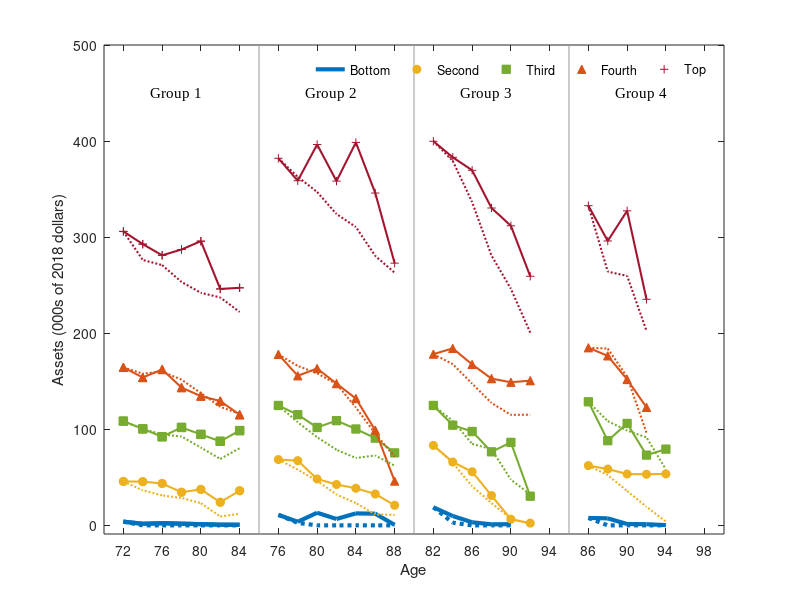

Recreate this plot in MATLAB. (Note: this script raises an error after producing the figure.)
clear all

%  clc

waves=9;
groups=4;
wealth_q=3
clusters=4
f_t=2;
PI_l=5;
PI_l2=10;
FS=11;
ylim_pi=500
ylim_ic=600
cd('C:\Users\jbueren\Google Drive\JMP\Code\Structural Model\new_model\new_model\new_model');

% Data moments
fileID = fopen('data_moments1.txt');
data_moments=textscan(fileID,'%f');
fclose(fileID);
data_moments=data_moments{1};
data_moments=standardizeMissing(data_moments,-9);
data_moments(data_moments<0)=0;
data_NW_PI=data_moments(1:waves*groups*PI_l);
data_NW_PI=reshape(data_NW_PI,PI_l,waves,groups);

% Model moments
fileID = fopen('model_moments.txt');
model_moments=textscan(fileID,'%f');
fclose(fileID);
model_moments=model_moments{1};
model_moments(isnan(data_moments)) = -9;
model_moments=standardizeMissing(model_moments,-9);
model_moments(model_moments<0) = 0;
model_NW_PI=model_moments(1:waves*groups*PI_l);
model_NW_PI=reshape(model_NW_PI,PI_l,waves,groups);

data_beq_ic=data_moments(waves*groups*PI_l+1:waves*groups*PI_l+f_t*PI_l);
data_beq_ic=reshape(data_beq_ic,PI_l,f_t);
model_beq_ic=model_moments(waves*groups*PI_l+1:waves*groups*PI_l+f_t*PI_l);
model_beq_ic=reshape(model_beq_ic,PI_l,f_t);

data_NW_IC=data_moments(waves*groups*PI_l+f_t*PI_l+1:waves*groups*PI_l+f_t*PI_l+f_t*waves*groups);
data_NW_IC=reshape(data_NW_IC,f_t,waves,groups);
model_NW_IC=model_moments(waves*groups*PI_l+f_t*PI_l+1:waves*groups*PI_l+f_t*PI_l+f_t*waves*groups);
model_NW_IC=reshape(model_NW_IC,f_t,waves,groups);

data_hr_PI=data_moments(waves*groups*PI_l+f_t*PI_l+f_t*waves*groups+1:waves*groups*PI_l+f_t*PI_l+f_t*waves*groups+groups*PI_l);
data_hr_PI=reshape(data_hr_PI,PI_l,groups)
model_hr_PI=model_moments(waves*groups*PI_l+f_t*PI_l+f_t*waves*groups+1:waves*groups*PI_l+f_t*PI_l+f_t*waves*groups+groups*PI_l);
model_hr_PI=reshape(model_hr_PI,PI_l,groups)

data_hr_IC=data_moments(waves*groups*PI_l+f_t*PI_l+f_t*waves*groups+groups*PI_l+1:waves*groups*PI_l+f_t*PI_l+f_t*waves*groups+groups*PI_l+groups*f_t);
data_hr_IC=reshape(data_hr_IC,f_t,groups)
model_hr_IC=model_moments(waves*groups*PI_l+f_t*PI_l+f_t*waves*groups+groups*PI_l+1:waves*groups*PI_l+f_t*PI_l+f_t*waves*groups+groups*PI_l+groups*f_t);
model_hr_IC=reshape(model_hr_IC,f_t,groups)

data_md_IC=data_moments(waves*groups*PI_l+f_t*PI_l+f_t*waves*groups+groups*PI_l+groups*f_t+1:waves*groups*PI_l+f_t*PI_l+f_t*waves*groups+groups*PI_l+groups*f_t+clusters*f_t);
data_md_IC=reshape(data_md_IC,f_t,groups)
model_md_IC=model_moments(waves*groups*PI_l+f_t*PI_l+f_t*waves*groups+groups*PI_l+groups*f_t+1:waves*groups*PI_l+f_t*PI_l+f_t*waves*groups+groups*PI_l+groups*f_t+clusters*f_t);
model_md_IC=reshape(model_md_IC,f_t,groups)

%Untargeted moments
fileID = fopen('data_moments_ut.txt');
data_moments_ut=textscan(fileID,'%f');
fclose(fileID);
data_moments_ut=data_moments_ut{1};
data_moments_ut=standardizeMissing(data_moments_ut,-9);
data_moments_ut(data_moments_ut<0) = 0;
data_moments_ut=reshape(data_moments_ut,f_t,waves,groups)

fileID = fopen('moments_NW_IC1.txt');
model_moments_ut=textscan(fileID,'%f');
fclose(fileID);
model_moments_ut=model_moments_ut{1};
model_moments_ut(isnan(data_moments_ut)) = -9
model_moments_ut=standardizeMissing(model_moments_ut,-9);
model_moments_ut(model_moments_ut<0) = 0;
model_moments_ut=reshape(model_moments_ut,f_t,waves,groups)

fileID = fopen('data_moments_h_ut.txt');
data_moments_ut2=textscan(fileID,'%f');
fclose(fileID);
data_moments_ut2=data_moments_ut2{1};
data_moments_ut2=standardizeMissing(data_moments_ut2,-9);
data_moments_ut2(data_moments_ut2<0) = 0;
data_moments_ut2=reshape(data_moments_ut2,2,f_t,9)

fileID = fopen('model_moments_h_ut.txt');
model_moments_ut2=textscan(fileID,'%f');
fclose(fileID);
model_moments_ut2=model_moments_ut2{1};
model_moments_ut2=standardizeMissing(model_moments_ut2,-9);
model_moments_ut2(model_moments_ut2<0) = 0;
model_moments_ut2=reshape(model_moments_ut2,2,f_t,9)



colors = {[0   0.4470    0.7410]  [0.9290    0.6940    0.1250] [0.4660    0.6740    0.1880] [0.8500    0.3250    0.0980] [0.6350, 0.0780, 0.1840]};
pattern = {'none' 'o' 's' '^' '+'};
width={3 1.5 1.5 1.5 1.5};
waves2=7

% Graph by PI

final_f=figure(1)
set(1,'position',[150 100 700    250])
for m=1:2
for c=1:groups
for p=1:PI_l
    if m==1
        if p>1
            scatter(1+(waves2+1)*(c-1):waves2+(waves2+1)*(c-1),data_NW_PI(p,1:1:waves2,c),pattern{p},'MarkerEdgeColor',colors{p},'MarkerFaceColor',colors{p})
        end
        plot(1+(waves2+1)*(c-1):waves2+(waves2+1)*(c-1),data_NW_PI(p,1:1:waves2,c),'Color',colors{p},'LineWidth',width{p})        
    else
        plot(1+(waves2+1)*(c-1):waves2+(waves2+1)*(c-1),model_NW_PI(p,1:1:waves2,c),':','Color',colors{p},'LineWidth',width{p})
    end
     hold on  
end
end
end
c=1;
p=1;
p1=plot(1+waves2*(c-1):waves2+(waves2)*(c-1),data_NW_PI(p,1:1:waves2,c),'Color',colors{p},'LineWidth',width{p});
p=2;
p2=scatter(1+waves2*(c-1):waves2+(waves2)*(c-1),data_NW_PI(p,1:1:waves2,c),pattern{p},'MarkerEdgeColor',colors{p},'MarkerFaceColor',colors{p});
p=3;
p3=scatter(1+waves2*(c-1):waves2+(waves2)*(c-1),data_NW_PI(p,1:1:waves2,c),pattern{p},'MarkerEdgeColor',colors{p},'MarkerFaceColor',colors{p});
p=4;
p4=scatter(1+waves2*(c-1):waves2+(waves2)*(c-1),data_NW_PI(p,1:1:waves2,c),pattern{p},'MarkerEdgeColor',colors{p},'MarkerFaceColor',colors{p});
p=5;
p5=scatter(1+waves2*(c-1):waves2+(waves2)*(c-1),data_NW_PI(p,1:1:waves2,c),pattern{p},'MarkerEdgeColor',colors{p},'MarkerFaceColor',colors{p});

set(gcf,'color','w')
xlabel('Age','FontSize',FS)
ylabel('Assets (000s of 2018 dollars)','FontSize',FS)
ylim([-9,ylim_pi])
xticks([1:2:32])
xticklabels({'72','76','80','84',...
             '76','80','84','88',...
             '82','86','90','94',...
             '86','90','94','98'})
xlim([0 32])
alpha=0.6;
line([8 8], [-9 ylim_pi], 'Color', [alpha alpha alpha]);
line([16 16], [-9 ylim_pi], 'Color', [alpha alpha alpha]);
line([24 24], [-9 ylim_pi], 'Color', [alpha alpha alpha]);
text(2.4,ylim_pi-50,'Group 1','FontName','Times New Roman','Fontsize',FS)
text(10.4,ylim_pi-50,'Group 2','FontName','Times New Roman','Fontsize',FS)
text(18.4,ylim_pi-50,'Group 3','FontName','Times New Roman','Fontsize',FS)
text(26.4,ylim_pi-50,'Group 4','FontName','Times New Roman','Fontsize',FS)
I1=legend([p1 p2 p3 p4 p5],'Bottom','Second','Third','Fourth','Top','orientation','horizontal');
legend('boxoff')
I1.FontSize=FS;
newPosition = [0.4 0.87 0.2 0.2];
newUnits = 'normalized';
set(I1,'Position', newPosition,'Units', newUnits);
hold off
set(gca,'FontName','Times New Roman','Fontsize',FS);
print(gcf,'-depsc', 'C:\Users\jbueren\Google Drive\JMP\Draft\figures\model_fit1.eps')


figure(2)
set(2,'position',[150 100 700    250])
for f_l=1:2
subplot(1,2,f_l)
j=1
for m=1:2
for p=1:2
    if m==1
        if p>1
            scatter(1:7,data_moments_ut2(p,f_l,1:7),pattern{p},'MarkerEdgeColor',colors{p},'MarkerFaceColor',colors{p})
        end
        plot(squeeze(data_moments_ut2(p,f_l,1:7)),'Color',colors{p},'LineWidth',width{p})        
    else
        plot(squeeze(model_moments_ut2(p,f_l,1:7)),':','Color',colors{p},'LineWidth',width{p})
    end
     hold on  
end
end
p=1
p1=plot(squeeze(data_moments_ut2(p,f_l,1:7)),'Color',colors{p},'LineWidth',width{p});
p=2;
p2=scatter(1:7,data_moments_ut2(p,f_l,1:7),pattern{p},'MarkerEdgeColor',colors{p},'MarkerFaceColor',colors{p});
set(gcf,'color','w')
xlabel('Interview','FontSize',FS)
ylabel('Assets (000s of 2018 dollars)','FontSize',FS)
ylim([-9,180])
xticks([1:1:7])
xlim([0 8])
set(gca,'FontName','Times New Roman','Fontsize',FS);
end
I1=legend([p1 p2],'Healthy','In LTC need','location','NorthEast');
legend('boxoff')
I1.FontSize = FS
% I1.FontSize=FS;
% newPosition = [0.41 0.87 0.2 0.2];
% newUnits = 'normalized';
% set(I1,'Position', newPosition,'Units', newUnits);
hold off
for f_l=1:2
    if f_l==1
        subplot(1,2,1)
        title('Distant Family')
    else
        subplot(1,2,2)
        title('Close Family')
    end
end
set(gca,'FontName','Times New Roman','Fontsize',FS);

print(gcf,'-depsc', 'C:\Users\jbueren\Google Drive\JMP\Draft\figures\model_fit3.eps')



figure(3)
set(3,'position',[450    400    700    500])
clrs = [0 0 0; 0.9 0.9 0.9 ];
for m=1:2
    subplot(2,2,m)
    if m==1
        hB=bar(data_beq_ic*100)
    else
        hB=bar(model_beq_ic*100)
    end
set(hB,{'FaceColor'},{clrs(1,:),clrs(2,:)}.')

    I=legend('Distant','Close','Location','NorthWest')
    legend('boxoff')
    I.FontSize=FS
%     newPosition = [0.5 0.925 0.08 0.08];
%     newUnits = 'normalized';
%     set(I,'Position', newPosition,'Units', newUnits);
if m==1
    title('Data')
else
    title('Model')
end
set(gca,'FontName','Times New Roman','Fontsize',FS);
set(gcf,'color','w')
ylim([0 100])
xticks([1 2 3 4 5])
xticklabels({'Bottom','2nd','3rd','4th','Top'})
ylabel('Pr. of leaving any bequest (%)','FontSize',FS)
xlabel('Permanent Income Quintile','FontSize',FS)
end
for m=1:2
    subplot(2,2,m+2)
    if m==1
        hB=bar((data_md_IC*100)')
    else
        hB=bar((model_md_IC*100)')
    end
set(hB,{'FaceColor'},{clrs(1,:),clrs(2,:)}.')

    I=legend('Distant','Close','Location','NorthWest')
    legend('boxoff')
    I.FontSize=FS
%     newPosition = [0.5 0.925 0.08 0.08];
%     newUnits = 'normalized';
%     set(I,'Position', newPosition,'Units', newUnits);
if m==1
    title('Data')
else
    title('Model')
end
set(gca,'FontName','Times New Roman','Fontsize',FS);
set(gcf,'color','w')
ylim([0 80])
xticks([1 2 3 4])
xticklabels({'Healthy','Physical','Mental','Impaired'})
ylabel('Fraction in Medicaid (%)','FontSize',FS)
xlabel('LTC need','FontSize',FS)
end
print(gcf,'-depsc', 'C:\Users\jbueren\Google Drive\JMP\Draft\figures\model_fit2.eps')

%Table hours matched by PI
          [data_hr_PI([1 3 5],2)';model_hr_PI([1 3 5],2)'; ...
           data_hr_PI([1 3 5],3)';model_hr_PI([1 3 5],3)'; ...
           data_hr_PI([1 3 5],4)';model_hr_PI([1 3 5],4)']
%Table hours matched by PI       
        [data_hr_IC(:,2)';model_hr_IC(:,2)'; ...
           data_hr_IC(:,3)';model_hr_IC(:,3)'; ...
           data_hr_IC(:,4)';model_hr_IC(:,4)']



%% Identification
clear all

waves=9;
groups=4;
wealth_q=3
clusters=4
f_t=2;
PI_l=5;
PI_l2=10;
FS=11;
ylim_pi=500
ylim_ic=600
cd('C:\Users\jbueren\Google Drive\JMP\Code\Structural Model\new_model\new_model\new_model');

% Model moments
fileID = fopen('model_moments.txt');
model_moments=textscan(fileID,'%f');
fclose(fileID);
model_moments=model_moments{1};
model_moments=standardizeMissing(model_moments,-9);
model_moments(model_moments<0) = 0;
model_beq_ic=model_moments(waves*groups*PI_l+1:waves*groups*PI_l+f_t*PI_l);
model_beq_ic=reshape(model_beq_ic,PI_l,f_t);
model_hr_IC=model_moments(waves*groups*PI_l+f_t*PI_l+f_t*waves*groups+groups*PI_l+1:waves*groups*PI_l+f_t*PI_l+f_t*waves*groups+groups*PI_l+groups*f_t);
model_hr_IC=reshape(model_hr_IC,f_t,groups)


% Stronger bequest
fileID = fopen('moments_high_beq.txt');
model_moments=textscan(fileID,'%f');
fclose(fileID);
model_moments=model_moments{1};
model_moments=standardizeMissing(model_moments,-9);
model_moments(model_moments<0) = 0;
model_beq_ic_high_beq=model_moments(waves*groups*PI_l+1:waves*groups*PI_l+f_t*PI_l);
model_beq_ic_high_beq=reshape(model_beq_ic_high_beq,PI_l,f_t);
model_hr_IC_high_beq=model_moments(waves*groups*PI_l+f_t*PI_l+f_t*waves*groups+groups*PI_l+1:waves*groups*PI_l+f_t*PI_l+f_t*waves*groups+groups*PI_l+groups*f_t);
model_hr_IC_high_beq=reshape(model_hr_IC_high_beq,f_t,groups)

% Stronger LTC needs
fileID = fopen('moments_high_LTC.txt');
model_moments=textscan(fileID,'%f');
fclose(fileID);
model_moments=model_moments{1};
model_moments=standardizeMissing(model_moments,-9);
model_moments(model_moments<0) = 0;
model_beq_ic_high_ltc=model_moments(waves*groups*PI_l+1:waves*groups*PI_l+f_t*PI_l);
model_beq_ic_high_ltc=reshape(model_beq_ic_high_ltc,PI_l,f_t);
model_hr_IC_high_ltc=model_moments(waves*groups*PI_l+f_t*PI_l+f_t*waves*groups+groups*PI_l+1:waves*groups*PI_l+f_t*PI_l+f_t*waves*groups+groups*PI_l+groups*f_t);
model_hr_IC_high_ltc=reshape(model_hr_IC_high_ltc,f_t,groups)


pattern = {'none' 'o' 's' '^' '+'};
width={3 1.5 1.5 1.5 1.5};
waves2=7
clrs = [0 0 0; 0.5 0.5 0.5 ; 0.9 0.9 0.9 ];

figure(7)
set(7,'position',[450    400    700    250])
p=clusters
hb=bar([model_hr_IC(:,p) model_hr_IC_high_beq(:,p) model_hr_IC_high_ltc(:,p)])  
set(hb,{'FaceColor'},{clrs(1,:),clrs(2,:),clrs(3,:)}.')
xticklabels({'Distant','Close'})
I=legend('Benchmark','High bequest','High LTC','Location','NorthEast')
legend('boxoff')
I.FontSize=FS
ylim([0 7])
hold off
set(gca,'FontName','Times New Roman','Fontsize',FS);
xlabel('Family Type','FontSize',FS)
ylabel('Formal Care Hours per Day','FontSize',FS)
set(gcf,'color','w')
print(gcf,'-depsc', 'C:\Users\jbueren\Google Drive\JMP\Draft\figures\identification1.eps')

figure(8)
set(8,'position',[450    400    700    250])

for m=1:2
    subplot(1,2,m)
    hB=bar([model_beq_ic(:,m)*100 model_beq_ic_high_beq(:,m)*100 model_beq_ic_high_ltc(:,m)*100])
    set(hB,{'FaceColor'},{clrs(1,:),clrs(2,:),clrs(3,:)}.')
    I=legend('Benchmark','High Bequest','High LTC','Location','NorthWest')
    legend('boxoff')
    I.FontSize=FS
if m==1
    title('Distant Family')
else
    title('Close Family')
end
set(gca,'FontName','Times New Roman','Fontsize',FS);
set(gcf,'color','w')
ylim([0 100])
xticks([1 2 3 4 5])
xticklabels({'Bottom','2nd','3rd','4th','Top'})
ylabel('Pr. of leaving any bequest (%)','FontSize',FS)
xlabel('Permanent Income Quintile','FontSize',FS)
end
print(gcf,'-depsc', 'C:\Users\jbueren\Google Drive\JMP\Draft\figures\identification2.eps')


%% Counterfactuals by IC
clear all
generations=21
FS=11;
colors = {[0   0.4470    0.7410] [0.4940    0.1840    0.5560]   [0.9290    0.6940    0.1250]  [0.8500    0.3250    0.0980] [0.3010, 0.7450, 0.9330]};
pattern = {'none' 'o' 's' '^'};
width={3 1.5 3.5 1.5 2};
ldash = {'-' '--' ':'  '*'};

figure(7)
set(7,'position',[50    100    650    350])    
for i=1:2 %family

for p=1:2 % percentile
cd('C:\Users\jbueren\Google Drive\JMP\Code\Structural Model\new_model\new_model\new_model');
fileID = fopen('benchmark.txt');
benchmark=textscan(fileID,'%f  %f %f %f %f %f %f ');
fclose(fileID);
benchmark=benchmark{2+i+(p-1)*2};
counterfactual(:,1)=benchmark(:,1);

fileID = fopen('noLTC.txt');
noLTC=textscan(fileID,'%f %f %f %f %f %f %f ');
fclose(fileID);
noLTC=noLTC{2+i+(p-1)*2};
counterfactual(:,2)=noLTC;

fileID = fopen('noBeq.txt');
noBeq=textscan(fileID,'%f %f %f %f %f %f %f');
fclose(fileID);
noBeq=noBeq{2+i+(p-1)*2};
counterfactual(:,3)=noBeq;

if i==1
    subplot(1,2,1)
    T=title('Distant Families','Position',[85 720])

else
    subplot(1,2,2)
    T=title('Close Families','Position',[85 720])
end
hold on 
for c=1:3
    plot(70:2:100,counterfactual(1:16,c),ldash{c},'Color',colors{c},'LineWidth',width{c})        
end
set(gcf,'color','w')
xlabel('Age','FontSize',FS)
ylabel('Assets (000s of 2018 dollars)','FontSize',FS)
% yticks([0:100:500])
ylim([-9,800])
 if i==1
    I=legend('Benchmark','No long-term care','No bequest','orientation','horizontal');
    legend('boxoff')
    I.FontSize=FS;
    newPosition = [0.42 0.88 0.2 0.2];
    newUnits = 'normalized';
    set(I,'Position', newPosition,'Units', newUnits);
 end 
set(gca,'FontName','Times New Roman','Fontsize',FS);
end
end
print(gcf,'-depsc', 'C:\Users\jbueren\Google Drive\JMP\Draft\figures\counterfactuals_ic.eps')

%% Counterfactuals along no close families
clear all
generations=21
FS=11;
colors = {[0   0.4470    0.7410] [0.4940    0.1840    0.5560]   [0.9290    0.6940    0.1250]  [0.8500    0.3250    0.0980] [0.3010, 0.7450, 0.9330]};
pattern = {'none' 'o' 's' '^'};
width={3 1.5 3.5 1.5 2};
ldash = {'-' '--' ':'  '*'};

figure(7)
set(7,'position',[50    100    600    500])    
subplot(2,1,2)
for i=1:1
cd('C:\Users\jbueren\Google Drive\JMP\Code\Structural Model\new_model\new_model\new_model');
fileID = fopen('benchmark.txt');
benchmark=textscan(fileID,'%f %f %f %f %f %f %f');
fclose(fileID);
benchmark=benchmark{i};
fileID = fopen('noLTC_MB.txt');
noLTC=textscan(fileID,'%f %f %f %f %f %f %f ');
fclose(fileID);
noLTC=noLTC{i};
counterfactual(:,1,:)=benchmark(:,1)-noLTC(:,1);


fileID = fopen('noFemale.txt');
benchmark2=textscan(fileID,'%f %f %f %f %f %f %f');
fclose(fileID);
benchmark2=benchmark2{i};
fileID = fopen('noFemale_noLTC.txt');
noLTC=textscan(fileID,'%f %f %f %f %f %f %f ');
fclose(fileID);
noLTC=noLTC{i};
counterfactual(:,2,:)=benchmark2(:,1)-noLTC(:,1);


for c=1:2
    if c==1
        plot(70:2:96,counterfactual(1:14,c)./benchmark(1:14,1),ldash{c},'Color',colors{c},'LineWidth',width{c})    
    else
        plot(70:2:96,counterfactual(1:14,c)./benchmark2(1:14,1),ldash{c},'Color',colors{c},'LineWidth',width{c}) 
    end
    hold on  
end
set(gcf,'color','w')
xlabel('Age','FontSize',FS)
ylim([0,0.60])
%  yticks([0:0.05:0.3])
xlim([70,96])
%  if i==2
    I=legend('Benchmark','No Close Families','orientation','horizontal');
    legend('boxoff')
    I.FontSize=FS;
    newPosition = [0.4 0.38 0.2 0.2];
    newUnits = 'normalized';
    set(I,'Position', newPosition,'Units', newUnits);
%  end 
set(gca,'FontName','Times New Roman','Fontsize',FS);
end

generations=21
FS=11;
colors = {[0   0.4470    0.7410] [0.4940    0.1840    0.5560]   [0.9290    0.6940    0.1250]  [0.8500    0.3250    0.0980] [0.3010, 0.7450, 0.9330]};
pattern = {'none' 'o' 's' '^'};
width={3 1.5 3.5 1.5 2};
ldash = {'-' '--' ':'  '*'};

subplot(2,1,1)
for i=1:1
cd('C:\Users\jbueren\Google Drive\JMP\Code\Structural Model\new_model\new_model\new_model');

fileID = fopen('benchmark_MB.txt');
benchmark=textscan(fileID,'%f %f %f %f %f %f %f');
fclose(fileID);
benchmark=benchmark{i};

fileID = fopen('noLTC_MB.txt');
noLTC=textscan(fileID,'%f %f %f %f %f %f %f ');
fclose(fileID);
noLTC=noLTC{i};
counterfactual(:,1,:)=benchmark(:,1)-noLTC(:,1);


fileID = fopen('noLTC_physical.txt');
noLTC=textscan(fileID,'%f %f %f %f %f %f %f ');
fclose(fileID);
noLTC=noLTC{i};
counterfactual(:,2,:)=benchmark(:,1)-noLTC(:,1);

fileID = fopen('noLTC_mental.txt');
noLTC=textscan(fileID,'%f %f %f %f %f %f %f ');
fclose(fileID);
noLTC=noLTC{i};
counterfactual(:,3,:)=benchmark(:,1)-noLTC(:,1);

fileID = fopen('noLTC_impaired.txt');
noLTC=textscan(fileID,'%f %f %f %f %f %f %f ');
fclose(fileID);
noLTC=noLTC{i};
counterfactual(:,4,:)=benchmark(:,1)-noLTC(:,1);


for c=1:4
    plot(70:2:96,counterfactual(1:14,c)./benchmark(1:14,1),ldash{c},'Color',colors{c},'LineWidth',width{c})        
    hold on  
end
set(gcf,'color','w')
xlabel('Age','FontSize',FS)
 ylim([0,0.60])
%  yticks([0:0.05:0.3])
 xlim([70,96])
%  if i==2
    I=legend('All LTC','No Physical LTC','No Mental LTC','No Impaired LTC','orientation','horizontal');
    legend('boxoff')
    I.FontSize=FS;
    newPosition = [0.4 0.88 0.2 0.2];
    newUnits = 'normalized';
    set(I,'Position', newPosition,'Units', newUnits);
%  end 
set(gca,'FontName','Times New Roman','Fontsize',FS);
end

print(gcf,'-depsc', 'C:\Users\jbueren\Google Drive\JMP\Draft\figures\counterfactuals.eps')
print(gcf,'-depsc', 'C:\Users\jbueren\Google Drive\JMP\Slides\figures\counterfactuals.eps')
